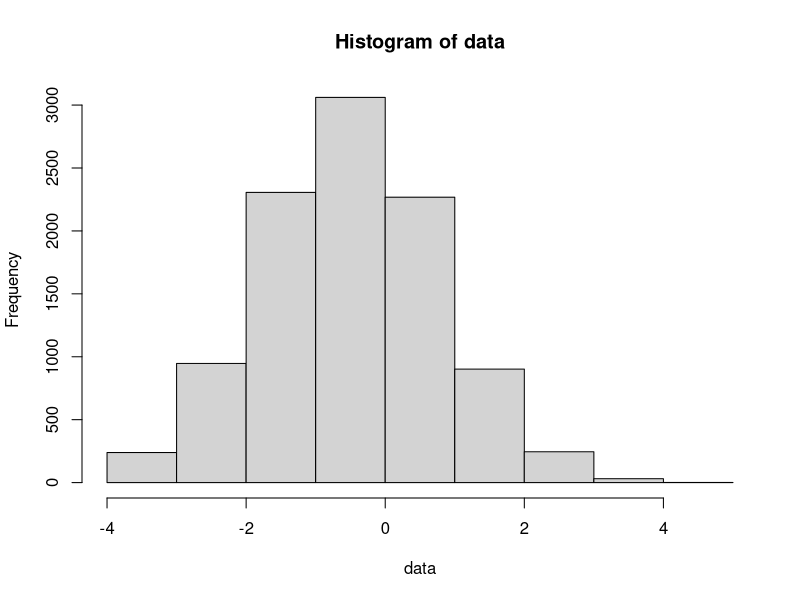
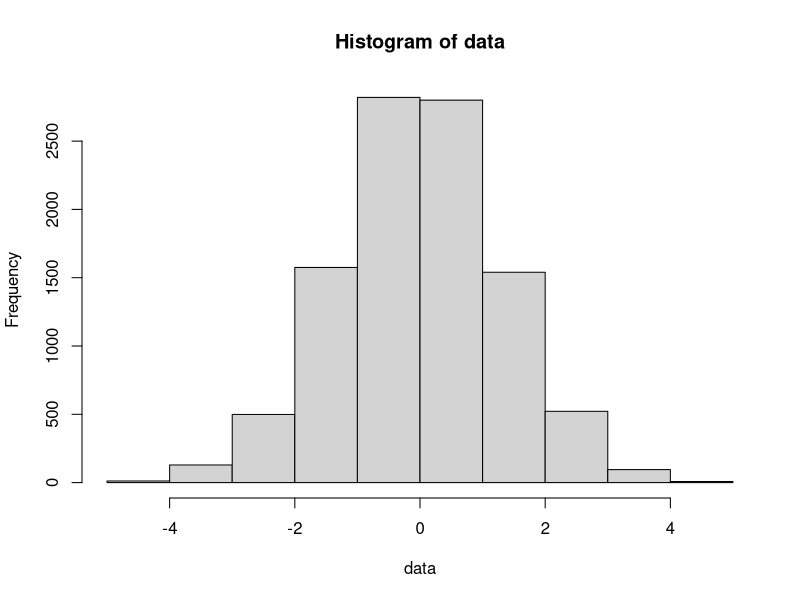
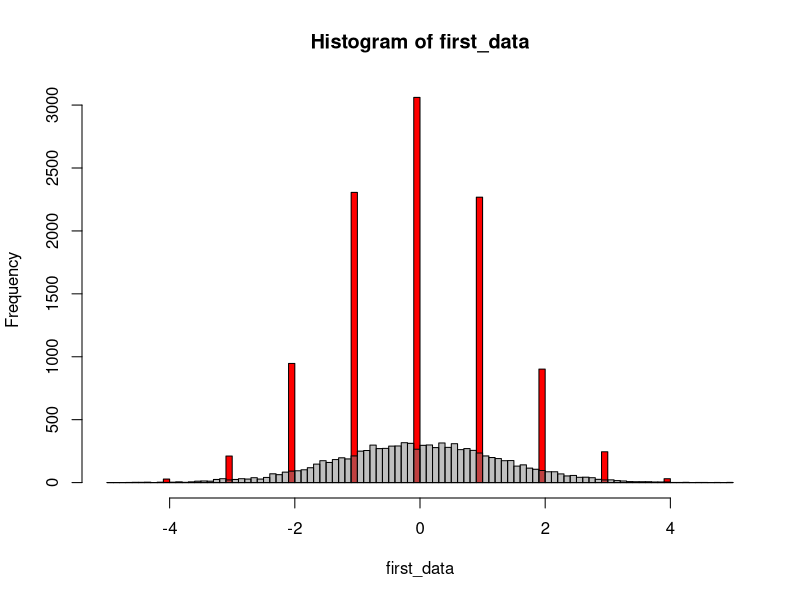
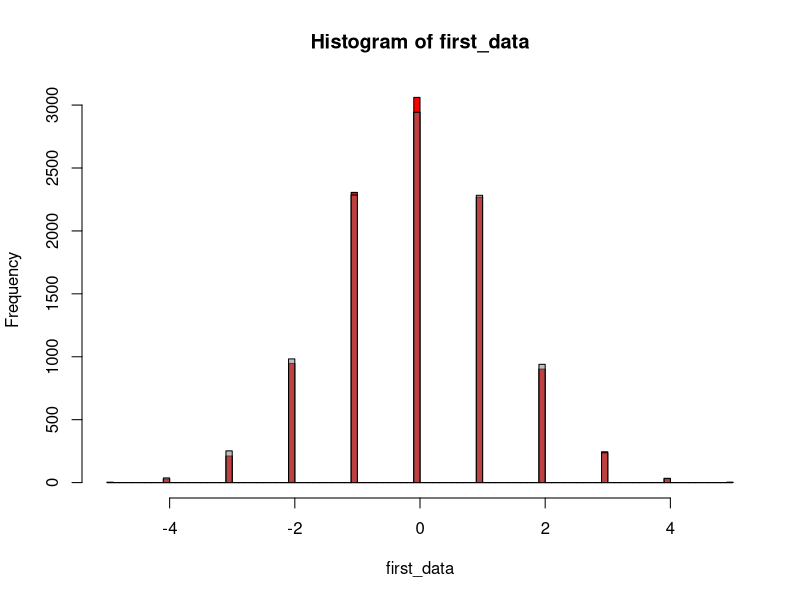
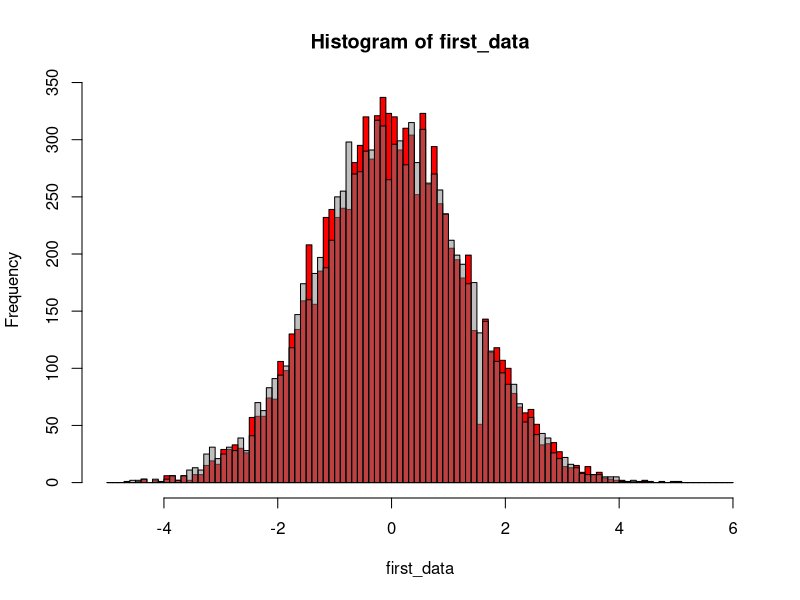
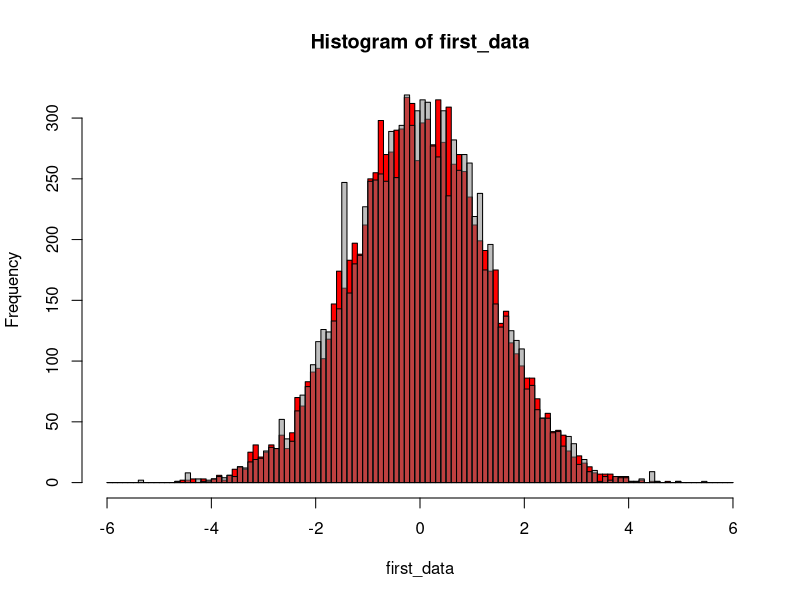
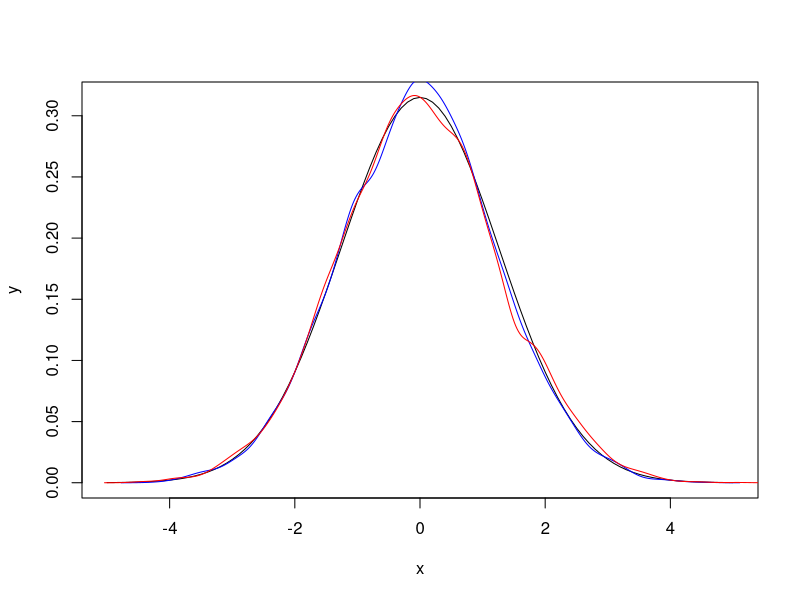
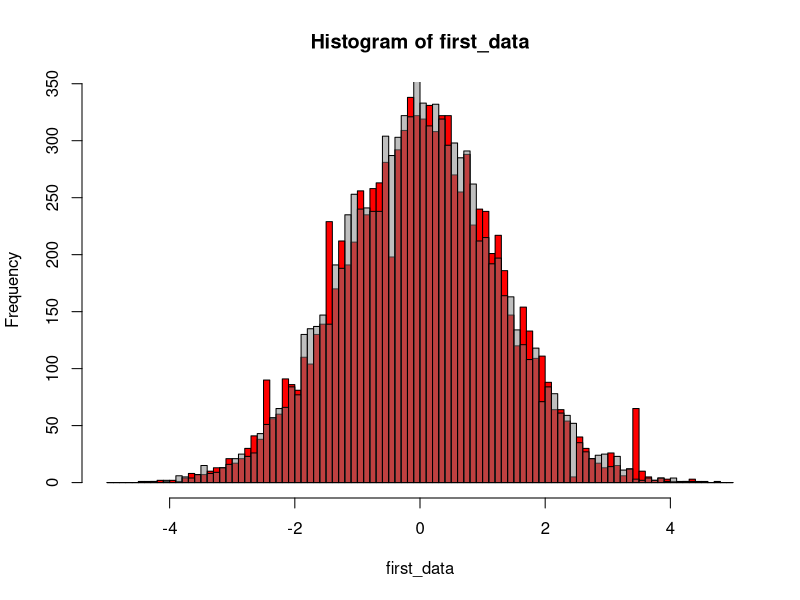

These figures' R source, in order:
library( MASS )

## Function for getting data (it's discrete) from experiment with our model
get_discrete_data = function() {
  value_count <- c(28, 211, 947, 2306, 3061, 2268, 902, 245, 31, 1)
  values <- -4:5
  data <- rep(values, value_count)
  return (data)
}

## Print histogram
print_hist = function(data) {
  min_border = floor(min(data))
  max_border = ceiling(max(data))
  data_breaks = c(min_border : max_border)
  
  hist(data, breaks = data_breaks)
}

## Print two histograms
print_two_histogram = function(first_data, second_data) {
  min_border = min( floor(min(first_data)), floor(min(second_data)) )
  max_border = max( ceiling(max(first_data)), ceiling(max(second_data)) )
  data_breaks = seq(min_border, max_border, 0.1)
  data_xlim = c(min_border, max_border)
  
  par(mfrow = c(1, 1))
  hist(first_data, breaks = data_breaks, col = "red", xlim = data_xlim)
  hist(second_data, breaks = data_breaks, col = rgb(0.5, 0.5, 0.5, 0.5), add = TRUE)
}

## Get discrete data
discrete_data = get_discrete_data()
discrete_data_length = length(discrete_data)
## Print discrete data few ways
table(discrete_data)
print_hist(discrete_data)

## Function for finding parameters for our data when we except that it's norm distribution
find_distibution_parameters = function(data) {
  parameters = fitdistr(data, "normal")
  return (parameters$estimate)
}

## Find parameters for discrete data
discrete_data_parameters = find_distibution_parameters(discrete_data)
discrete_data_mean = discrete_data_parameters[1]
discrete_data_sd = discrete_data_parameters[2]

## Function for checking a simple hypothesis with ks.test
check_simple_hypothesis = function(data, data_parameteres) {
  ks.test(data, "pnorm", mean = data_parameteres[1], sd = data_parameteres[2])
}

## Check a simple hypothesis with ks.test. Reject it (because of the discrete data)
check_simple_hypothesis(discrete_data, discrete_data_parameters)

## Generate vector of norm distribution values
genetate_norm_distribution_data = function(data_length, data_parameteres) {
  data = rnorm(data_length, mean = data_parameteres[1], sd = data_parameteres[2])
}
norm_data_length = discrete_data_length
norm_data_parameters = discrete_data_parameters
norm_data = genetate_norm_distribution_data(norm_data_length, norm_data_parameters)
print_hist(norm_data)

## Print two histograms. Not good Graphics.
## We need to round norm distribution or to get continuous data 
print_two_histogram(discrete_data, norm_data)

## Function for getting round data from continuous data
get_round_data = function(data) {
  return (round(data))
}
round_norm_data = get_round_data(norm_data)
print_two_histogram(discrete_data, round_norm_data)
## Check that norm data is norm distribution, but round norm data is not!
check_simple_hypothesis(norm_data, norm_data_parameters)
check_simple_hypothesis(round_norm_data, norm_data_parameters)

## Function for getting continuous data from discrete data.
## Generate norm distribution and get fractional part of it,
## and then add it to our data
get_continuous_data = function(data, data_length, data_parameters) {
  norm_data = sort(genetate_norm_distribution_data(data_length, data_parameters))
  round_norm_data = get_round_data(norm_data)
  added_values = norm_data - round_norm_data
  data = sort(data)
  
  continuous_data = data + added_values
  return (continuous_data)
}
continious_data = get_continuous_data(discrete_data, discrete_data_length, discrete_data_parameters)
print_two_histogram(continious_data, norm_data)
## Check that norm data is norm distribution and continuous data is norm too!
## (But we can improve parameters finding)
check_simple_hypothesis(norm_data, norm_data_parameters)
check_simple_hypothesis(continious_data, norm_data_parameters)
## Check that continuous round norm data is norm distribution.
## It proves that our method is work.
continuous_round_norm_data = get_continuous_data(round_norm_data, norm_data_length, norm_data_parameters)
print_two_histogram(norm_data, continuous_round_norm_data)
check_simple_hypothesis(norm_data, norm_data_parameters)
check_simple_hypothesis(continuous_round_norm_data, norm_data_parameters)

## Now we need to find correct parameters for our data
## Function for printing ideal density of the norm distribution and
## the density of our continuous data that was discrete
print_densities = function(data, data_length, data_parameters) {
  continuous_data = get_continuous_data(data, data_length, data_parameters)
  
  par(mfrow = c(1, 1))
  x = seq(-5, 5, by=0.1)
  y = dnorm(x, mean = data_parameters[1], sd = data_parameters[2])
  plot(x, y, col = "transparent")
  lines(x, y, col = "black")
  
  norm_data = genetate_norm_distribution_data(data_length, data_parameters)
  den <- density(norm_data)
  lines(den$x, den$y, col = "blue")
  
  den <- density(continious_data)
  lines(den$x, den$y, col = "red")
  
  return (c(continuous_data, norm_data))
}

## Function for finding maximum p-value depend on data_sd
optimize_data_sd = function(cur_data_sd) {
  cur_data_mean = 0
  cur_data_parameters = c(cur_data_mean, cur_data_sd)
  cur_continuous_data = get_continuous_data(discrete_data, discrete_data_length, cur_data_parameters)
  cur_res = check_simple_hypothesis(cur_continuous_data, cur_data_parameters)
  return (cur_res$p.value)
}

optimuze_result_vec = c()
for (i in 1:100) {
  optimize_result = optimize(optimize_data_sd, interval = c(1, 2), maximum = TRUE, tol = 0.0001)
  optimuze_result_vec[i] = optimize_result$maximum
}
optimize_result = mean(optimuze_result_vec)
optimize_result

## Use finding data_sd and check it
cur_data_mean = 0
cur_data_sd = optimize_result
cur_data_parameters = c(cur_data_mean, cur_data_sd)
dates = print_densities(discrete_data, discrete_data_length, cur_data_parameters)
cur_continuous_data = dates[1:discrete_data_length]
cur_norm_data = dates[(discrete_data_length + 1):(2 * discrete_data_length)]

## Check that norm data is norm distribution
## and our data is norm distribution too
print_two_histogram(cur_continuous_data, cur_norm_data)
check_simple_hypothesis(cur_norm_data, cur_data_parameters)
check_simple_hypothesis(cur_continuous_data, cur_data_parameters)
